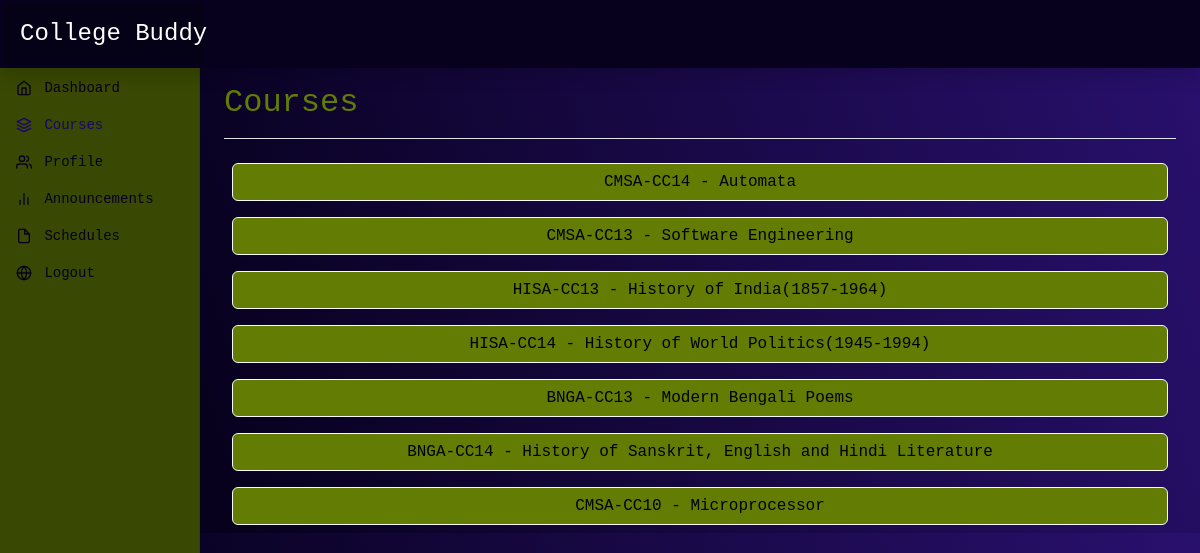
The page /courses (signed in) on the database its author committed.
### dashboard/models.py (models this page shows, shortened)
class Course(models.Model):
    course_id = models.CharField(max_length=20)
    name = models.CharField(max_length=50)
    description = models.TextField(blank=True, null=True)
    department = models.ForeignKey('Department', on_delete=models.SET_NULL, blank=True, null=True, related_name='course_department')
    syllabus= models.FileField(upload_to='syllabuses/',default='syllabuses/default.jpg')

### dashboard/views.py (the view)
# urls.py: path('courses', views.courses,name='courses'),
@login_required
def courses(request):
    if request.user.is_authenticated and request.user.groups.filter(name='Student').exists():
        student = Student.objects.get(roll_no=request.user)
        courses = Course.objects.filter(enrolled_students__in=[student])
        is_student = True
    elif request.user.is_authenticated and request.user.groups.filter(name='Professor').exists():
        professor = Professor.objects.get(professor_id=request.user)
        courses = Course.objects.filter(instructors__in=[professor])
        is_student = False
    elif request.user.is_authenticated:
       courses = Course.objects.all
       is_student = False
    else:
        return redirect('login')
    context = {
        'courses': courses,
    }
    return render(request,'courses.html',context)

### templates/courses.html (shortened to what this page needs)
{% extends 'base.html' %}
{% block courses %}active{% endblock courses  %}
{% block header%}Courses{% endblock header %}
{% block body %}
    <div>
        {% for course in courses %}
        <div class="d-grid gap-2 p-2">
            <button class="btn btn-light " onclick="location.href='{% url 'coursedetails' course.course_id %}';">{{ course.course_id }} - {{ course.name }}</button>
        </div>
        {% endfor %}
        </div>
{% endblock body %}

### static/dashboard.css (style rules this page uses)
body { font-size: .875rem; background-image: linear-gradient(72deg, #07011d 17%, #29106e 100%); color: #627C04; font-family: monospace; }
.btn-light { background-color: #627C04; }

### rows shown on the page
Course: course_id "CMSA-CC14", name "Automata"
Course: course_id "CMSA-CC13", name "Software Engineering"
Course: course_id "HISA-CC13", name "History of India(1857-1964)"
Course: course_id "HISA-CC14", name "History of World Politics(1945-1994)"
Course: course_id "BNGA-CC13", name "Modern Bengali Poems"
Course: course_id "BNGA-CC14", name "History of Sanskrit, English and Hindi Literature"
Course: course_id "CMSA-CC10", name "Microprocessor"
